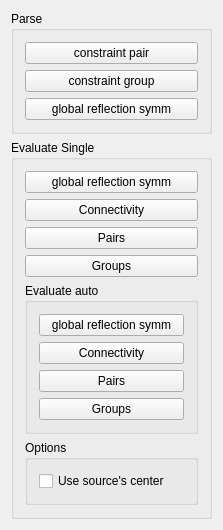
<?xml version="1.0" encoding="UTF-8"?>
<ui version="4.0">
 <class>ScorerWidget</class>
 <widget class="QWidget" name="ScorerWidget">
  <property name="geometry">
   <rect>
    <x>0</x>
    <y>0</y>
    <width>223</width>
    <height>490</height>
   </rect>
  </property>
  <property name="windowTitle">
   <string>ScorerWidget</string>
  </property>
  <layout class="QVBoxLayout" name="verticalLayout">
   <item>
    <widget class="QGroupBox" name="groupBox_3">
     <property name="title">
      <string>Parse</string>
     </property>
     <layout class="QVBoxLayout" name="verticalLayout_7">
      <item>
       <widget class="QPushButton" name="parseConstraintPair">
        <property name="text">
         <string>constraint pair</string>
        </property>
       </widget>
      </item>
      <item>
       <widget class="QPushButton" name="parseConstraintGroup">
        <property name="text">
         <string>constraint group</string>
        </property>
       </widget>
      </item>
      <item>
       <widget class="QPushButton" name="parseGlobalSymm">
        <property name="text">
         <string>global reflection symm</string>
        </property>
       </widget>
      </item>
     </layout>
    </widget>
   </item>
   <item>
    <widget class="QGroupBox" name="groupBox_4">
     <property name="title">
      <string>Evaluate Single</string>
     </property>
     <layout class="QVBoxLayout" name="verticalLayout_6">
      <item>
       <widget class="QPushButton" name="evaluateGlobalSymm">
        <property name="text">
         <string>global reflection symm</string>
        </property>
       </widget>
      </item>
      <item>
       <widget class="QPushButton" name="evaluateTopology">
        <property name="text">
         <string>Connectivity</string>
        </property>
       </widget>
      </item>
      <item>
       <widget class="QPushButton" name="evaluatePairs">
        <property name="text">
         <string>Pairs</string>
        </property>
       </widget>
      </item>
      <item>
       <widget class="QPushButton" name="evaluateGroups">
        <property name="text">
         <string>Groups</string>
        </property>
       </widget>
      </item>
      <item>
       <widget class="QGroupBox" name="groupBox">
        <property name="title">
         <string>Evaluate auto</string>
        </property>
        <layout class="QVBoxLayout" name="verticalLayout_2">
         <item>
          <widget class="QPushButton" name="evaluateGlobalSymmAuto">
           <property name="text">
            <string>global reflection symm</string>
           </property>
          </widget>
         </item>
         <item>
          <widget class="QPushButton" name="evaluateTopologyAuto">
           <property name="text">
            <string>Connectivity</string>
           </property>
          </widget>
         </item>
         <item>
          <widget class="QPushButton" name="evaluatePairsAuto">
           <property name="text">
            <string>Pairs</string>
           </property>
          </widget>
         </item>
         <item>
          <widget class="QPushButton" name="evaluateGroupsAuto">
           <property name="text">
            <string>Groups</string>
           </property>
          </widget>
         </item>
        </layout>
       </widget>
      </item>
      <item>
       <widget class="QGroupBox" name="groupBox_2">
        <property name="title">
         <string>Options</string>
        </property>
        <layout class="QVBoxLayout" name="verticalLayout_3">
         <item>
          <widget class="QCheckBox" name="bUseSourceCenter">
           <property name="toolTip">
            <string>Use source shape's center when global symm</string>
           </property>
           <property name="text">
            <string>Use source's center</string>
           </property>
           <property name="checked">
            <bool>false</bool>
           </property>
          </widget>
         </item>
        </layout>
       </widget>
      </item>
     </layout>
    </widget>
   </item>
   <item>
    <spacer name="verticalSpacer">
     <property name="orientation">
      <enum>Qt::Vertical</enum>
     </property>
     <property name="sizeHint" stdset="0">
      <size>
       <width>20</width>
       <height>40</height>
      </size>
     </property>
    </spacer>
   </item>
  </layout>
 </widget>
 <layoutdefault spacing="6" margin="11"/>
 <resources/>
 <connections/>
</ui>
